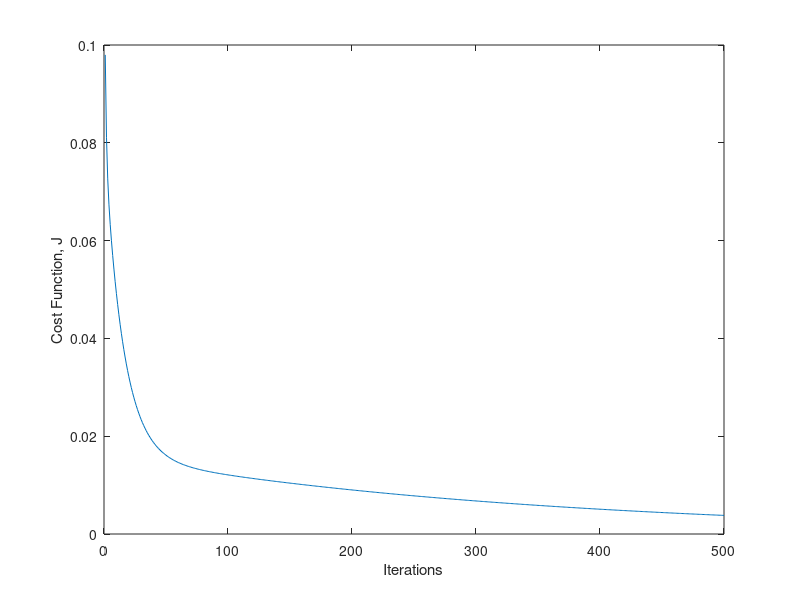

Write the MATLAB code that produced this figure.
% Script LinRegGD.m
#{
Author:   Seth Thor
Date:     08/01/2020
Revised:  
Description:
  This script performs linear regression gradient descent on a 
  given dataset. User needs to provide data file directories
  for X, y. Need to initialize theta, iter.
#}
1;

function J = CostFunction(theta, X, y);
  m = size(X, 2); % # of samples/columns
  h = X*theta;    % hypothesis function
  J = ( 1/(2*m) ) * sum( (h - y).^2 ); % Cost function
endfunction

function final_theta = GD(iter, alpha, theta, X, y)
  m = size(X, 2);
  j = zeros(iter,1);
  for i = 1:iter
    h = X*theta;
    theta = theta - (alpha/m) * ((h - y)'*X)'; % Careful with transposes here
    j(i) = CostFunction(theta, X, y);
  end
  final_theta = theta;
  plot([1:iter], j)
  xlabel('Iterations'); ylabel('Cost Function, J');
endfunction

#{
Data must be in format:
 X: m(samples) x n(parameters)
 theta: n(parameters) x 1
 theta*X = h: m(samples) x 1
 y: m(samples) x 1
#}

{
%Example:
X = [1 2 3 5 2;
     1 3 5 6 2;
     1 6 5 3 5];
theta = [0.1; 0.2; 0.1; 0.2; 0.1]; 
y = [1; 2; 3];
}

a = 0.01; % alpha, learning rate
i = 500;  % iterations
final_theta = GD(i, a, theta, X, y)

